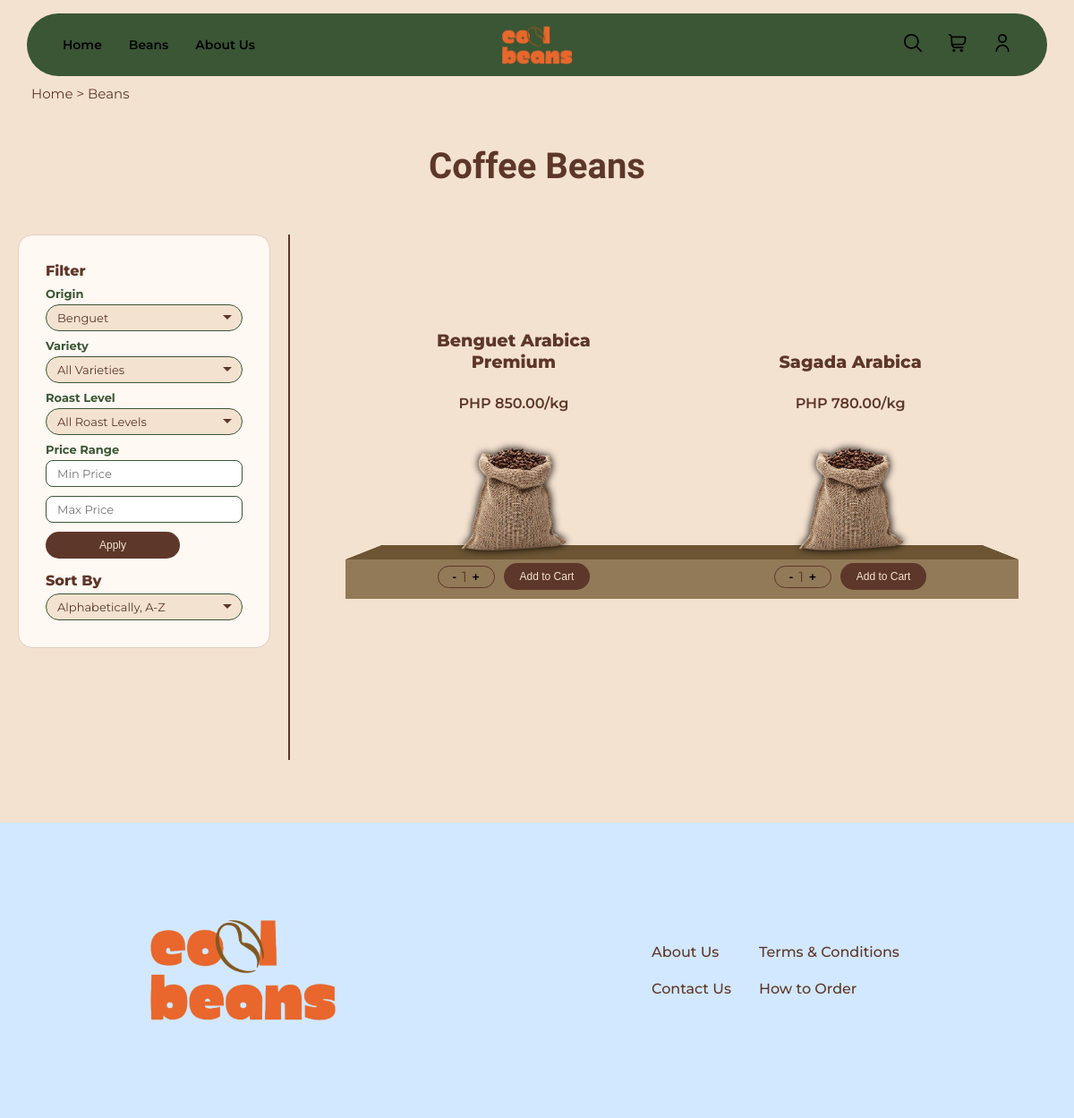
Page /views/beans.php?origin=70 on the committed database.
### tables this page shows
CREATE TABLE IF NOT EXISTS `coffee_bean` (
  `bean_id` INT NOT NULL AUTO_INCREMENT,
  `bean_name` VARCHAR(100) NOT NULL,
  `variety` VARCHAR(100) NULL,
  `origin_province_id` INT NOT NULL,
  `roast_level` ENUM('LIGHT', 'MEDIUM', 'MEDIUM_DARK', 'DARK') NULL,
  `price_per_kg` DECIMAL(10,2) NOT NULL,
  `supplier_id` INT NOT NULL,
  `description` TEXT NULL,
  PRIMARY KEY (`bean_id`),
  UNIQUE INDEX `bean_id_UNIQUE` (`bean_id` ASC) VISIBLE,
  INDEX `fk_coffee_bean_province1_idx` (`origin_province_id` ASC) VISIBLE,
  INDEX `fk_coffee_bean_supplier_idx` (`supplier_id` ASC) VISIBLE,
  CONSTRAINT `fk_coffee_bean_province1`
    FOREIGN KEY (`origin_province_id`)
    REFERENCES `province` (`province_id`)
    ON DELETE NO ACTION
    ON UPDATE NO ACTION,
  CONSTRAINT `fk_coffee_bean_supplier`
    FOREIGN KEY (`supplier_id`) 
    REFERENCES `supplier`(`supplier_id`)
    ON DELETE NO ACTION
    ON UPDATE NO ACTION);

### views/partials/view/beans/sidenav.php (the view, shortened to what this page needs)
<sidenav>
    <div class="filter">
        <h4>Filter</h4>
        <form action="/itdbadm-mp/views/beans.php" method="GET" class="options">
            <h5>Origin</h5>
            <select name="origin" onchange="this.form.submit()">
                <?php foreach ($provinces as $province): ?>
                    <option value="<?= $province['province_id'] ?>"
                        <?= $origin == $province['province_id'] ? 'selected' : '' ?>>
                        <?= htmlspecialchars($province['province_name']) ?>
                    </option>
                <?php endforeach; ?>
            </select>
            <h5>Variety</h5>
            <select name="variety" onchange="this.form.submit()">
                <option value="">All Varieties</option>
            </select>
            <h5>Roast Level</h5>
            <select name="roast_level" onchange="this.form.submit()">
                <option value="">All Roast Levels</option>
            </select>
            <h5>Price Range</h5>
            <div class="price-range">
                <input type="number" name="min_price" placeholder="Min Price"
                       value="<?= htmlspecialchars($min_price) ?>">
                <input type="number" name="max_price" placeholder="Max Price"
                       value="<?= htmlspecialchars($max_price) ?>">
                <input type="submit" value="Apply" class="apply-btn">
            </div>
        </form>
    </div>
    <div class="sort">
        <h4>Sort By</h4>
        <form action="/itdbadm-mp/views/beans.php" method="GET">
            <select name="sort" onchange="this.form.submit()">
                <option value="A-Z"      <?= $sort == 'A-Z'      ? 'selected' : '' ?>>Alphabetically, A-Z</option>
            </select>
        </form>
    </div>
</sidenav>
<div class="vertical-divider"></div>

### views/partials/item/product_row.php (shortened to what this page needs)
<div class="product-row">
    <div class="product-items">
        <?php foreach ($beans as $bean): ?>
            <div class="bean-item" data-id="<?= $bean['bean_id'] ?>">
                <div class="bean-link" onclick="window.location.href='/itdbadm-mp/views/item.php?id=<?= $bean['bean_id'] ?>'">
                    <h4><?= htmlspecialchars($bean['bean_name']) ?></h4>
                    <p>PHP <?= number_format($bean['price_per_kg'], 2) ?>/kg</p>
                    <img src="/itdbadm-mp/public/common/coffee-bag.png">
                </div>
                <div class="controls">
                    <div class="qty-selector">
                        <button class="qty-btn minus" data-id="<?= $bean['bean_id'] ?>">-</button>
                        <span class="qty-display" id="qty-<?= $bean['bean_id'] ?>">1</span>
                        <button class="qty-btn plus" data-id="<?= $bean['bean_id'] ?>">+</button>
                    </div>
                    <button class="add-btn" data-id="<?= $bean['bean_id'] ?>" onclick="addToCart(<?= $bean['bean_id'] ?>)">Add to Cart</button>
                </div>
            </div>
        <?php endforeach; ?>
    </div>
</div>

### public/common/style.css (style rules this page uses)
body { background-color: #F4E2D0; color: #5D372A; font-family: 'Montserrat', sans-serif; margin: 0; display: flex; flex-direction: column; align-items: center; }
h4 { font-weight: 800; font-size: larger; }
.product-row { width: 90%; max-width: 1000px; margin-bottom: 100px; background-image: url("/itdbadm-mp/public/common/shelf.png"); background-repeat: no-repeat; background-position: bottom center; background-size: 100% 60px; padding-bottom: 10px; }
.product-items { display: flex; justify-content: space-around; align-items: flex-end; width: 100%; flex-wrap: wrap; }
.bean-item { width: calc(25% - 20px); }
.bean-item { text-align: center; width: 250px; display: flex; flex-direction: column; align-items: center; }
.bean-item img { height: 180px; width: auto; margin-bottom: -30px; filter: drop-shadow(0 0 4px black); }
.bean-item p { margin: 5px 0; font-weight: 600; }
.controls { display: flex; align-items: center; gap: 10px; margin-top: 10px; }
.qty-selector { display: flex; align-items: center; border: solid 1px; border-color: #5D372A; border-radius: 20px; padding: 2px 10px; }
.qty-selector button { background: none; border: none; cursor: pointer; font-weight: bold; }
.add-btn { background-color: #5D372A; color: #F4E2D0; border: none; border-radius: 20px; padding: 8px 18px; font-size: 12px; cursor: pointer; }
sidenav { display: flex; flex-direction: column; padding: 30px; gap: 15px; align-self: flex-start; position: sticky; top: 100px; min-width: 220px; background-color: #fff8f3; border-radius: 16px; border: 1px solid #e0cfc4; }
sidenav h4 { color: #5D372A; font-size: 16px; margin: 0 0 5px 0; }
sidenav h5 { color: #3A5635; font-size: 13px; margin: 8px 0 4px 0; }
sidenav select { width: 100%; border: 1px solid #3A5635; border-radius: 20px; padding: 6px 12px; font-family: 'Montserrat', sans-serif; font-size: 13px; color: #5D372A; background-color: #F4E2D0; appearance: none; -webkit-appearance: none; background-repeat: no-repeat; background-position: right 10px center; }
sidenav input[type="number"] { width: 100%; border: 1px solid #3A5635; border-radius: 8px; padding: 6px 12px; font-family: 'Montserrat', sans-serif; font-size: 13px; color: #5D372A; background-color: #fff; box-sizing: border-box; }
.vertical-divider { width: 2px; background-color: #5D372A; align-self: stretch; }
.price-range { display: flex; flex-direction: column; gap: 10px; }
.apply-btn { width: 150px; background-color: #5D372A; color: #F4E2D0; border: none; border-radius: 20px; padding: 8px 18px; font-size: 12px; cursor: pointer; }
.bean-link { cursor: pointer; text-decoration: none; color: #5D372A; }

### rows in the picture
coffee_bean: bean_name "Benguet Arabica Premium", price_per_kg "850.00"
coffee_bean: bean_name "Sagada Arabica", price_per_kg "780.00"

### other values in the picture
$location "Home > Beans"
form field origin "Benguet"
